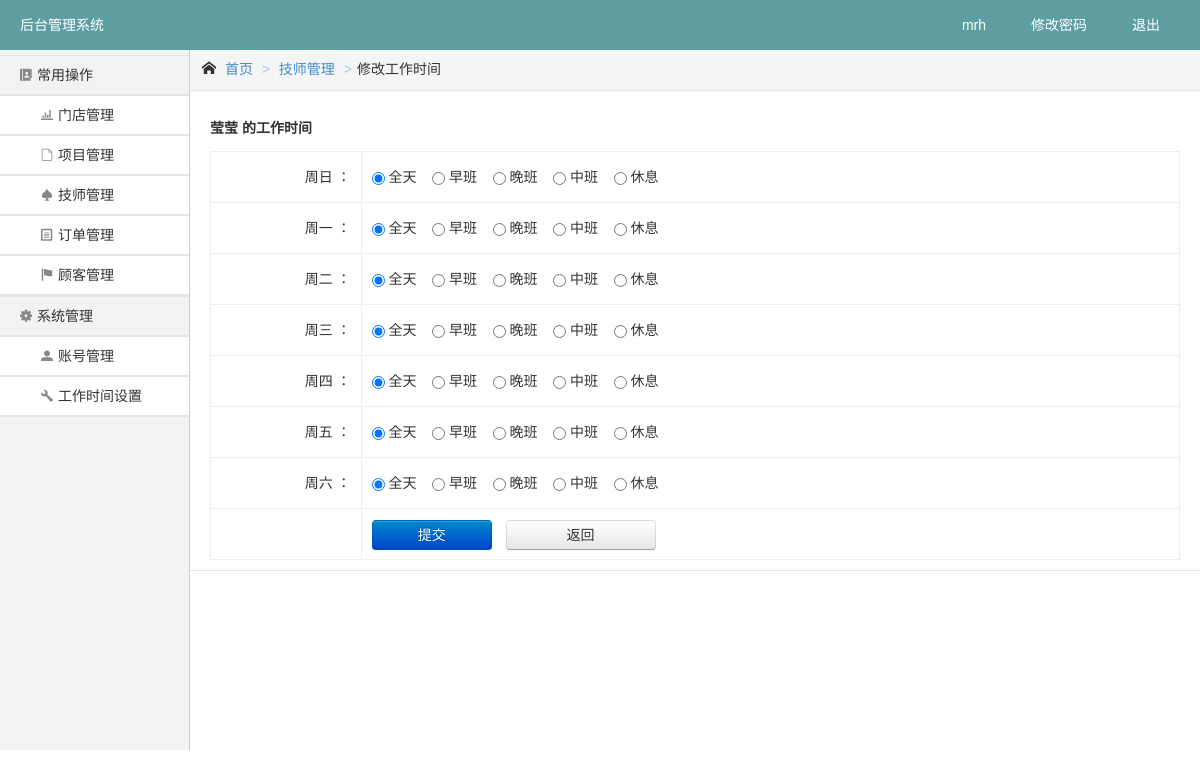
Page /backend/beautician/updateBeauticianWorkTime/12 (signed in) on the earlier database version.
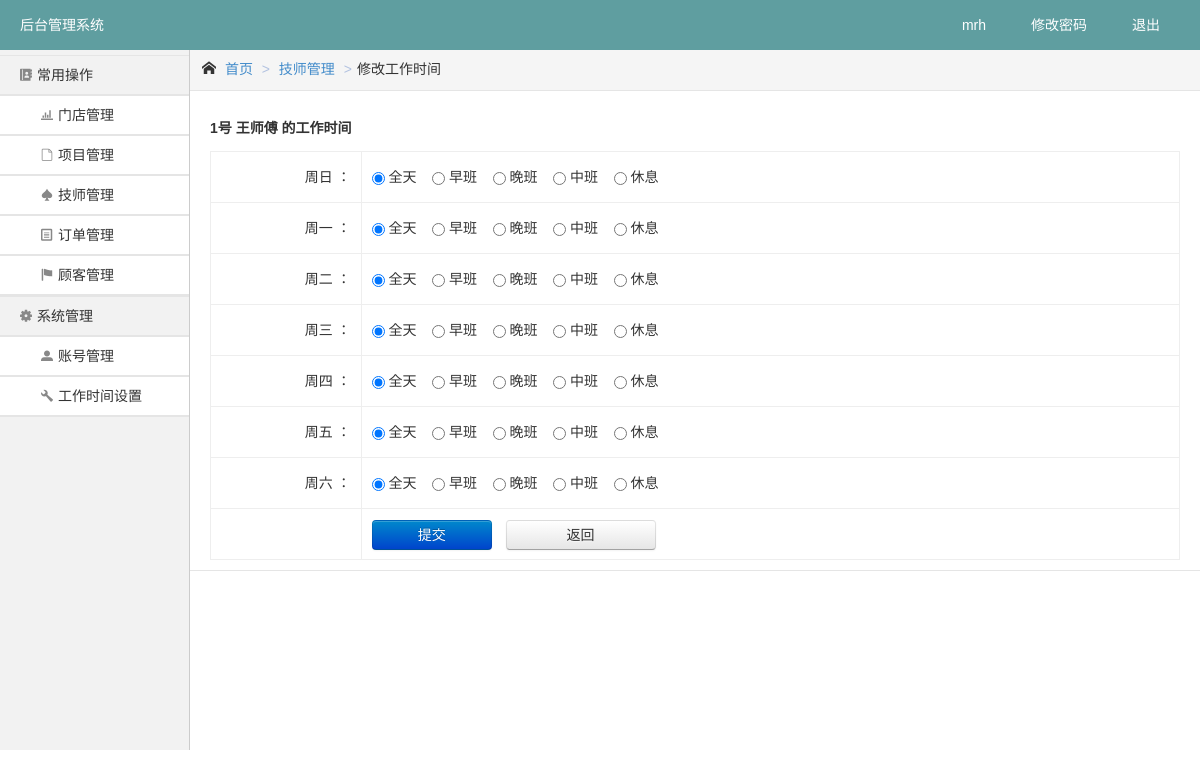
Same page on the later database version.
### tables this page shows
CREATE TABLE `beautician` (
  `beautician_id` int(10) UNSIGNED NOT NULL,
  `name` varchar(50) NOT NULL,
  `phone` char(13) DEFAULT NULL,
  `shop_id` int(10) NOT NULL,
  `sex` enum('女','男') NOT NULL DEFAULT '女',
  `avatar` varchar(1000) NOT NULL,
  `disabled` tinyint(1) UNSIGNED NOT NULL DEFAULT '0',
  `work_time` tinyint(1) UNSIGNED NOT NULL DEFAULT '1' COMMENT '工作时间, 1为全天， 2为早班， 3为晚班',
  `join_date` date DEFAULT NULL COMMENT '工作时间',
  `order_sort` bigint(11) UNSIGNED NOT NULL DEFAULT '0',
  `created_time` datetime NOT NULL
);

### application/controllers/BaseController.php (called while the page is built, shortened)
<?php
abstract class BaseController extends CI_Controller
{
  public function __construct()
  {
    $this->load->helper(array('url', 'form', 'security', 'common'));
  }
  public function see($layout, $view, $vars = array())
  {
    $layout = $layout . DS;
    $render = $this->load->view($layout . $view, $vars, true);
    $this->load->view($layout . 'layout', array('content' => $render));
  }
}

### application/controllers/BackendController.php (called while the page is built, shortened)
<?php
class BackendController extends BaseController
{
  public function view($view, $vars = array())
  {
    parent::see('backend', $view, $vars);
  }
}

### application/controllers/backend/Beautician.php (called while the page is built, shortened)
<?php
class Beautician extends BackendController
{
  public $timeSetting;
  public function __construct()
  {
    $this->timeSetting = array(BeauticianModel::ALL_DAY => '全天', BeauticianModel::MORNING_SHIFT => '早班',
      BeauticianModel::NIGHT_SHIFT => '晚班', BeauticianModel::MIDDAY_SHIFT => '中班',
      BeauticianModel::REST_SHIFT => '休息');
  }
  public function updateBeauticianWorkTime($beauticianId)
  {
    $workTimeUtil = new WorkTimeUtil();
    $workTime = $workTimeUtil->getBeauticianWorkTime();
    $beauticianWorkTime = $workTime[$beauticianId];
    $timeSetting = $this->timeSetting;
    $beautician = (new BeauticianModel())->readOne($beauticianId);
    $this->view('beautician/updateBeauticianWorkTime',
      array('beauticianWorkTime' => $beauticianWorkTime, 'timeSetting' => $timeSetting,
        'beauticianId' => $beauticianId, 'beautician' => $beautician));
  }
}

### system/codeigniter.php (called while the page is built, shortened)
<?php
spl_autoload_register(function ($class) {
    if (preg_match('~^[a-zA-Z]+Controller$~', $class)) {
        $classPath = APPPATH . 'controllers' . DS . $class . '.php';
    } else if (preg_match('~^[a-zA-Z]+Util$~', $class)) {
        $classPath = APPPATH . 'libraries' . DS . $class . '.php';
    } else if (preg_match('~^[a-zA-Z]+Model$~', $class)) {
        $classPath = APPPATH . 'models' . DS . $class . '.php';
    } else {
        ;
    }
}, true, true);
require_once BASEPATH . 'core/CodeIgniter.php';

### public/index.php (called while the page is built, shortened)
<?php
include '../system/codeigniter.php';

### application/libraries/CurdUtil.php (called while the page is built, shortened)
<?php
class CurdUtil
{
  private $table;
  private $db;
  public function __construct(CI_Model $model)
  {
    $this->model = $model;
    $this->table = $this->model->table;
    $this->instance = get_instance();
    $this->db = $this->instance->db;
  }
  public function readOne($where = array(), $order = '', $select = '*')
  {
    $this->db->select($select, false);
    $query = $this->db->get_where($this->table, $where, 1, 0);
    $result = $this->result($query);
    return array_pop($result);
  }
  protected function result($query)
  {
    return $query->result_array();
  }
}

### application/models/BeauticianModel.php (called while the page is built, shortened)
<?php
class BeauticianModel extends BaseModel
{
  public function setTable()
  {
    $this->table = 'beautician';
  }
  public function readOne($beauticianId)
  {
    return (new CurdUtil($this))->readOne(array('beautician_id' => $beauticianId, 'disabled' => 0));
  }
}

### application/models/BaseModel.php (called while the page is built, shortened)
<?php
abstract class BaseModel extends CI_Model
{
  public function beforeRead()
  {
    return true;
  }
  public function afterRead()
  {
    return true;
  }
}

### application/libraries/RequestUtil.php (called while the page is built, shortened)
<?php
class RequestUtil
{
  public static function CM($params = array())
  {
    $instance = get_instance();
    $segments = $instance->uri->segments;
    $controller = array_shift($segments);
    $baseUrl = $controller . '/' . array_shift($segments);
    if (is_dir(APPPATH . 'controllers' . DS . $controller)) {
      $baseUrl .= '/' . array_shift($segments);
    }
    return $instance->config->base_url() . $baseUrl . '/' . implode('/', $params);
  }
}

### application/libraries/ConfigUtil.php (called while the page is built, shortened)
<?php
class ConfigUtil
{
  public static function getConfigPath($config)
  {
    return APPPATH . 'config' . DS . $config . '.php';
  }
  public static function loadConfig($config)
  {
    $congigPath = self::getConfigPath($config);
    return include $congigPath;
  }
}

### application/config/work_time.php (called while the page is built)
<?php
return array (
  'allDay' => '10:00:00-22:00:00',
  'morningShift' => '10:00:00-19:00:00',
  'middayShift' => '12:00:00-21:00:00',
  'nightShift' => '13:00:00-22:00:00',
);
?>

### application/libraries/WorkTimeUtil.php (called while the page is built, shortened)
<?php
class WorkTimeUtil
{
  public $configFile = 'work_time';
  public $beauticianWorkTimeConfigFile = 'beautician_work_time';
  public function getTime()
  {
    $workTime = ConfigUtil::loadConfig($this->configFile);
    return $workTime;
  }
  public function getBeauticianWorkTime()
  {
    $workTime = ConfigUtil::loadConfig($this->beauticianWorkTimeConfigFile);
    return $workTime;
  }
}

### application/config/beautician_work_time.php (called while the page is built)
<?php
return array (
  5 =>
  array (
    0 => 3,
    1 => 2,
    2 => 5,
    3 => 3,
    4 => 3,
    5 => 2,
    6 => 2,
  ),
  6 =>
  array (
    0 => 4,
    1 => 5,
    2 => 2,
    3 => 4,
    4 => 2,
    5 => 4,
    6 => 4,
  ),
  7 =>
  array (
    0 => 2,
    1 => 3,
    2 => 3,
    3 => 2,
    4 => 5,
    5 => 3,
    6 => 3,
  ),
  12 =>
  array (
    0 => '1',
    1 => '1',
    2 => '1',
    3 => '1',
    4 => '1',
    5 => '1',
    6 => '1',
  ),
  13 =>
  array (
    0 => '1',
    1 => '1',
    2 => '1',
    3 => '1',
    4 => '1',
    5 => '1',
    6 => '1',
  ),
);
?>

### application/libraries/DateUtil.php (called while the page is built, shortened)
<?php
class DateUtil
{
  public static $weeks = array(0 => '周日', 1 => '周一', 2 => '周二', 3 => '周三', 4 => '周四', 5 => '周五', 6 => '周六');
  public static function inWeekName($w)
  {
    $weeks = self::$weeks;
    return $weeks[$w];
  }
}

### application/views/backend/beautician/updateBeauticianWorkTime.php (the view, shortened to what the changed rows need)
<link rel="stylesheet" type="text/css"
      href="<?php echo get_instance()->config->base_url(); ?>static/backend/css/jquery.datetimepicker.css"/>
<div class="result-wrap">
  <div class="result-content">
    <div class="result-title">
      <div class="result-list">
        <h1><?php echo $beautician['name']; ?> 的工作时间</h1>
      </div>
    </div>
    <?php echo form_open(RequestUtil::CM(array('beautician_id' => $beauticianId))); ?>
    <table class="insert-tab" width="100%">
      <tbody>
      <?php foreach ($beauticianWorkTime as $key => $workTime): ?>
        <tr>
          <th><?php echo DateUtil::inWeekName($key); ?> ：</th>
        </tr>
      <?php endforeach; ?>
      <tr>
        <th></th>
      </tr>
      </tbody>
    </table>
    </form>
  </div>

Differences in the rows shown:
changed beautician: name "莹莹" → "1号 王师傅"
